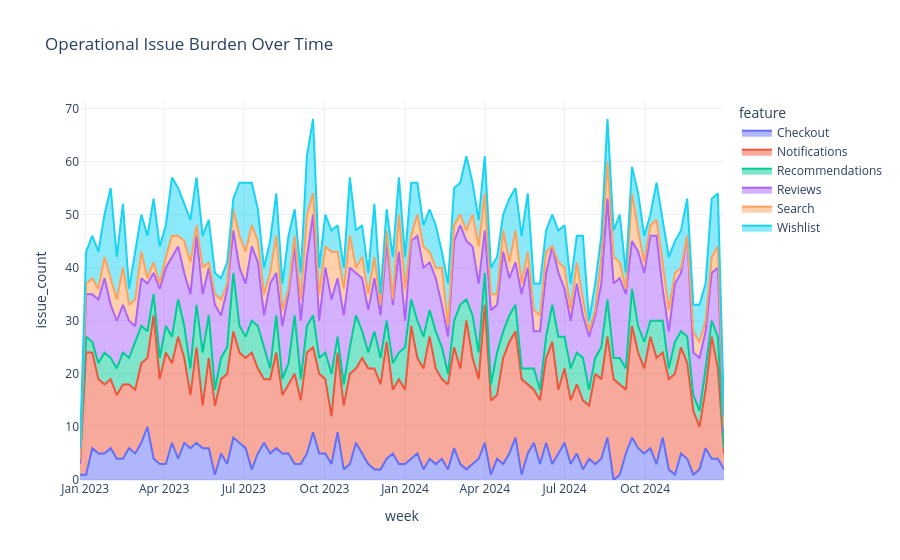

The cell this chart's notebook holds for it:
### Code cell
# issue burden over time 
issue_weekly = derived.groupby(['week','feature'])['issue_count'].sum().reset_index()
fig = px.area(
    issue_weekly, x='week', y='issue_count', color='feature',
    title='Operational Issue Burden Over Time',
    template='plotly_white',
)
fig.update_layout(height=420)
fig.show()
